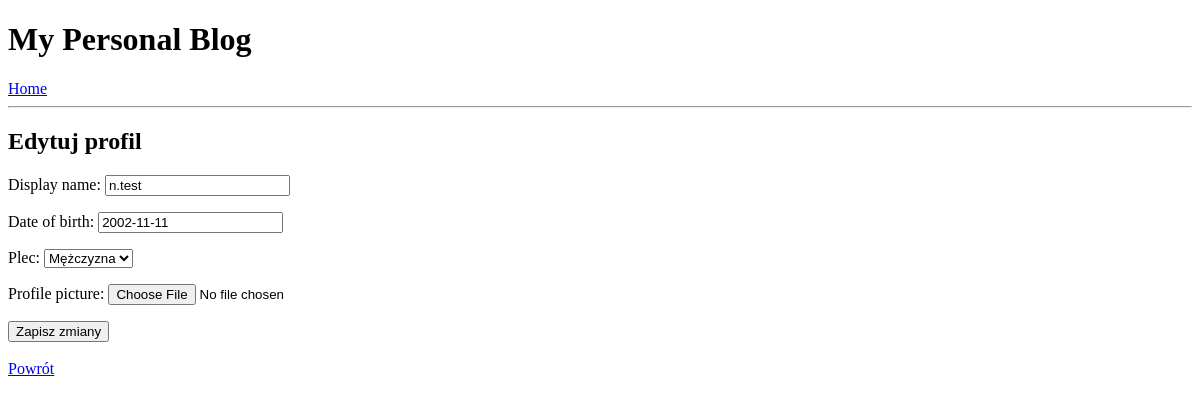
The page /accounts/edit/ (signed in) on the database as committed earlier.
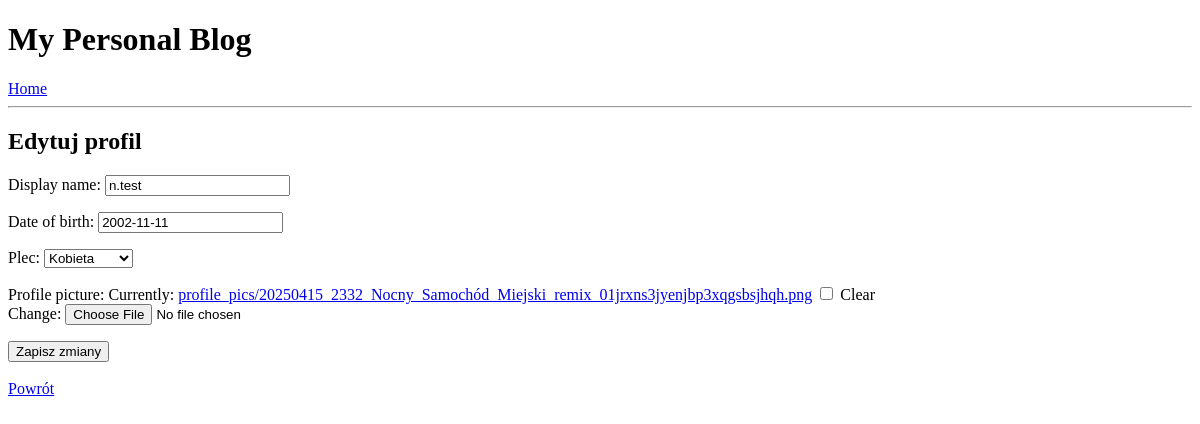
The same page on the database as committed later.
### accounts/models.py (models this page shows, shortened)
class Profile(models.Model):
    GENDER_CHOICES = [
        ("male", "Mężczyzna"),
        ("female", "Kobieta"),
    ]
    user = models.OneToOneField(User, on_delete=models.CASCADE)
    display_name = models.CharField(max_length=100, blank=True)
    plec = models.CharField(max_length=6, choices=GENDER_CHOICES, default='male')
    date_of_birth = models.DateField(null=True, blank=True)
    profile_picture = models.ImageField(upload_to='profile_pics/', blank=True, null=True)

### accounts/views.py (the view)
# urls.py: path('edit/', views.edit_profile, name='edit_profile'),  # Edytowanie profilu
@login_required
def edit_profile(request):
    profile = request.user.profile
    if request.method == "POST":
        form = EditProfileForm(request.POST, request.FILES, instance=profile)
        if form.is_valid():
            form.save()
            return redirect('account_settings')
    else:
        form = EditProfileForm(instance=profile)
    return render(request, 'konto/edit_profile.html', {'form': form})

### accounts/forms.py
class EditProfileForm(forms.ModelForm):
    class Meta:
        model = Profile
        fields = ['display_name', 'date_of_birth', 'plec', 'profile_picture']

### accounts/templates/konto/edit_profile.html (shortened to what this page needs)
{% extends "base.html" %}
{% block page_title %}
    <h2>Edytuj profil</h2>
{% endblock %}
{% block page_content %}
    <form method="post">
        {{ form.as_p }}
        <button type="submit">Zapisz zmiany</button>
    </form>
    <br>
    <a href="{% url 'account_settings' %}">Powrót</a>
{% endblock %}

### templates/base.html (shortened to what this page needs)
<!DOCTYPE html>
<html lang="en">
<head>
    <form method="post" enctype="multipart/form-data">
</head>
<body>
<h1>My Personal Blog</h1>
<a href="{% url "blog_index" %}">Home</a>
<hr>
{% block page_title %}{% endblock page_title %}
{% block page_content %}{% endblock page_content %}
</body>
</html>

Rows that differ between the two databases and show on the page:
changed Profile "n.test": plec "Mężczyzna" → "Kobieta"
Other text that changed with them:
form field as_p: (not shown) → "☐"
text no longer shown: "Display name: Date of birth: Plec: Profile picture:"
text now shown: "Display name: Date of birth: Plec: Profile picture: Currently: profile_pics/20250415_2332_Nocny_Samochód_Miejski_remix_01jrxns3jyenjbp3xqgsbsjhqh.png Clear Change:"
